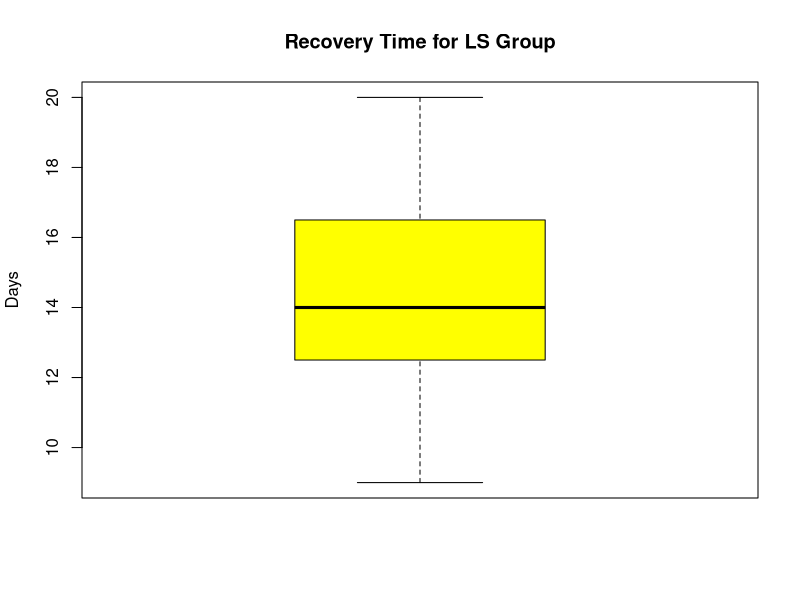
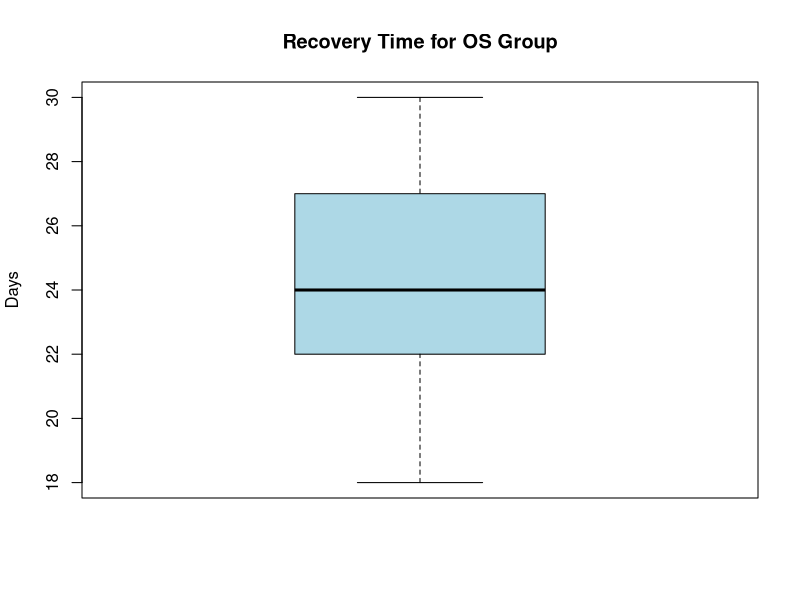
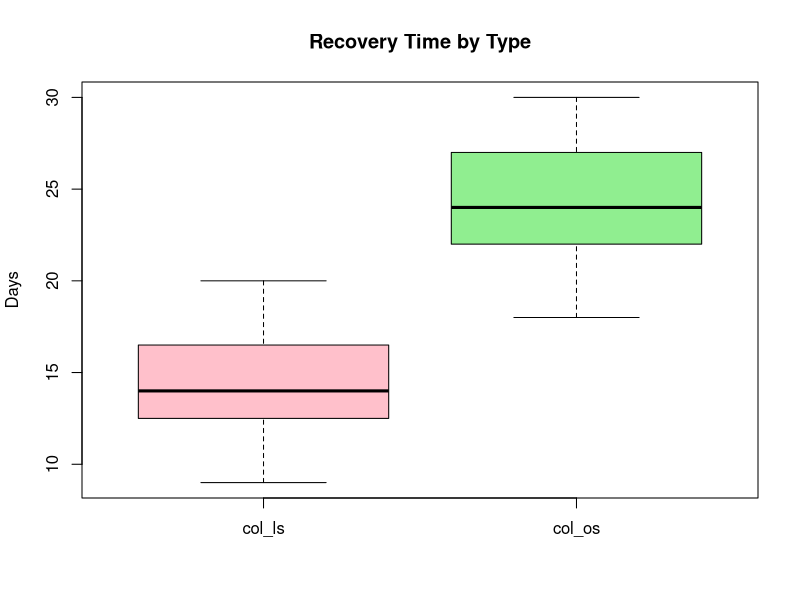

Source code (R) for these figures, in order:
## ---- chunk 1
vec_ls = c(12, 15, 10, 14, 13, 16, 20, 18, 9, 11, 17, 19, 14, 13, 15)

vec_os = c(20, 25, 22, 30, 18, 27, 24, 21, 29, 26, 22, 23, 28, 24)
## ---- chunk 2
ls_mean = mean(vec_ls)
ls_median = median(vec_ls)
ls_range = range(vec_ls)
ls_sd = sd(vec_ls)

ls_mean
ls_median
ls_range
ls_sd
## ---- chunk 3
boxplot(vec_ls,
        main = "Recovery Time for LS Group",
        ylab = "Days",
        col = "yellow",
        border = "black"
        )
## ---- chunk 4
os_mean = mean(vec_os)
os_median = median(vec_os)
os_range = range(vec_os)
os_sd = sd(vec_os)

os_mean
os_median
os_range
os_sd
## ---- chunk 5
boxplot(vec_os,
        main = "Recovery Time for OS Group",
        ylab = "Days",
        col = "lightblue",
        border = "black"
        )
## ---- chunk 6
data_whole = list("col_ls" = vec_ls, "col_os" = vec_os)

boxplot(data_whole,
        main = "Recovery Time by Type",
        ylab = "Days",
        col = c("pink", "lightgreen"),
        border = "black")
